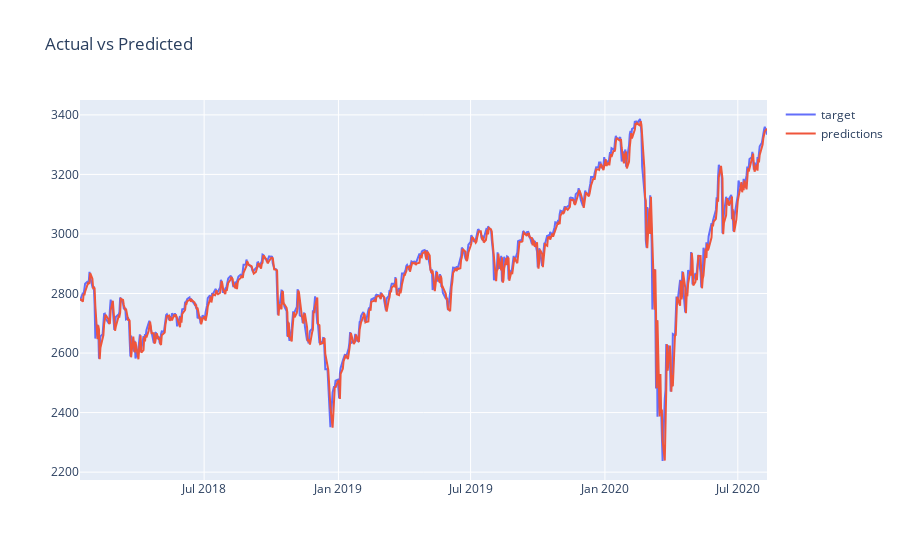

The notebook cell saved with this chart:
### Markdown cell above
### Question 2

Experiment with various regularization values for alpha

    1. What is the impact of increasing alpha?
    2. Note: default value for alpha is = 1

### Code cell
# predictions for "Tesla" with alpha = 0.5
stockname = "sp500"
predictions_stock(stockPrice,stockVol,stockname,alpha=0.5)

### Figure 1 — Plotly figure (JSON) as saved in the notebook; plotly's stock layout.template omitted (floating-point values rounded to 4 significant figures; data arrays with more than 128 entries replaced by an {"elided": "..."} marker saying what was removed)
{"data": [{"name": "target", "type": "scatter", "x": {"elided": "648 str values"}, "y": {"elided": "648 float values"}}, {"name": "predictions", "type": "scatter", "x": {"elided": "648 str values"}, "y": {"elided": "648 float values"}}], "layout": {"legend": {"tracegroupgap": 0}, "title": {"text": "Actual vs Predicted"}, "xaxis": {"anchor": "y", "domain": [0, 1]}, "yaxis": {"anchor": "x", "domain": [0, 1]}}}
